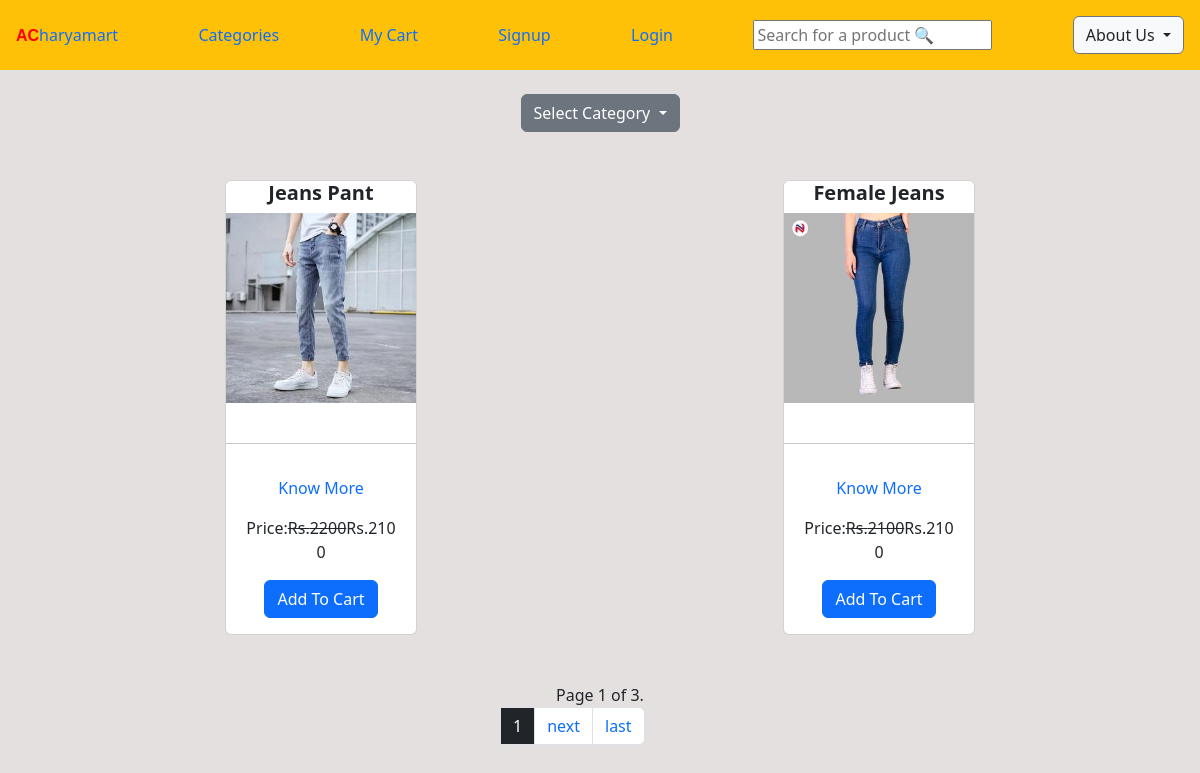
The app's page /categorical with its own data.
### ecomapp/models.py (models this page shows, shortened)
class Product(models.Model):
    title=models.CharField(max_length=100)
    slug=models.SlugField(unique=True)
    category=models.ForeignKey(Category,on_delete=models.CASCADE)
    image=ResizedImageField(size=[500, 300],upload_to='products')
    marked_price=models.PositiveBigIntegerField()
    selling_price=models.PositiveBigIntegerField()
    description=models.TextField()
    warranty=models.CharField(max_length=300,null=True,blank=True)
    return_policy=models.CharField(max_length=300,null=True,blank=True)
    view_count=models.PositiveBigIntegerField(default=0)

### ecomapp/views.py (the view)
# urls.py: path("categorical",CategoricalProductView.as_view(),name="categorical"),
class CategoricalProductView(EcomMixin,TemplateView):
    template_name="categoryproducts.html"
    def get_context_data(self,**kwargs):
        context=super().get_context_data(**kwargs)
        products=Product.objects.all()
        paginator=Paginator(products,2)
        page_number=self.request.GET.get('page')
        prod_list=paginator.get_page(page_number)
        context["prod_list"]=prod_list
        context["products"]=prod_list
        context["categories"]=Category.objects.all()
        return context

### ecomapp/views.py (called while the page is built)
    def dispatch(self, request, *args, **kwargs):
        cart_id = request.session.get("cart_id")
        if cart_id:
            cart_obj = Cart.objects.get(id=cart_id)
            if request.user.is_authenticated and request.user.customer:
                cart_obj.customer = request.user.customer
                cart_obj.save()
        return super().dispatch(request, *args, **kwargs)

### Templates/categoryproducts.html (shortened to what this page needs)
{% extends "base.html" %}
{% block content %}
<body>
    <div class="container">
        <br>
        <div class="dropdown text-center">
            <button class="btn btn-secondary dropdown-toggle" type="button" id="dropdownMenuButton" data-toggle="dropdown" aria-haspopup="true" aria-expanded="false">
              Select Category
            </button>
          </div>
        <div class="d-flex justify-content-around  flex-wrap">
            {% for product in products %}
            <div class="card mt-5" style="width: 12rem;">
                <h5 class="card-title text-center"><strong>{{product.title}}</strong></h5>
                <img src="{{product.image.url}}" class="img-fluid"></img><br>
                <hr>
                <div class="card-body text-center">
                    <p><a href="{% url 'ecomapp:productinfo' product.id %}">Know More</a></p>
                    <p>Price:<strike>Rs.{{product.marked_price}}</strike>Rs.{{product.selling_price}}</p>
                    <a class="btn btn-primary" href="{% url 'ecomapp:addtocart' product.id %}">Add To Cart</a>
                </div>
            </div>
            {% endfor %}
        </div>
    </div>
    <div class="text-center mt-5 ">
        <span class="current text-center">
          Page {{ prod_list.number }} of {{ prod_list.paginator.num_pages }}.
      </span>
        <div class="pagination  mx-auto mb-4" style="width: 200px;">
              <span class="current ">
                <li class="page-item page-link bg-dark text-white">{{ products.number }}</a></li>
              </span>
              {% if products.has_next %}
              <li class="page-item"><a  class="page-link" href="?page={{ products.next_page_number }}">next</a></li>
                  <li class="page-item"><a  class="page-link" href="?page={{ products.paginator.num_pages }}">last </a></li>
                  {% endif %}
      </div>
      </div>
</body>
{% endblock %}

### Templates/base.html (shortened to what this page needs)
<!DOCTYPE html>
<html lang="en">
<head>
    <link href="https://cdn.jsdelivr.net/npm/bootstrap@5.3.0-alpha1/dist/css/bootstrap.min.css" rel="stylesheet">
</head>
<body>
      <nav class="navbar navbar-collapse navbar-dark bg-warning p-3">
        <a href="{% url 'ecomapp:home' %}"><strong style="color:red; font-family:Impact, Haettenschweiler, 'Arial Narrow Bold', sans-serif">AC</strong><span>haryamart</span></a>
        <a href="{% url 'ecomapp:categorical' %}">Categories</a>
        <a href="{% url 'ecomapp:showcart' %}" >My  Cart </a>
        {% if request.user.customer %}
        <p>👤:  <a href="{% url 'ecomapp:profile' %}">{{request.user.customer.full_name}}</a></p>
        <a href="{% url 'ecomapp:signout' %}">Logout</a>
        {% else %}
        <a href="{% url 'ecomapp:signup' %}">Signup</a>
        <a href="{% url 'ecomapp:login' %}">Login</a>
        {% endif %}
          <form method="GET" action="/search">
          <input name="key" type="text"  placeholder="Search for a product 🔍" >
        </form>
        <div class="dropdown ">
          <button class="btn btn-secondary dropdown-toggle bg-light text-dark" type="button" id="dropdownMenuButton" data-toggle="dropdown" aria-haspopup="true" aria-expanded="false">
            About Us
          </button>
        </div>
      </nav>
      {% block content %}
      {% endblock %}
</body>
</html>

### Templates/base.html (style rules this page uses)
a { text-decoration: none; }

### Templates/categoryproducts.html (style rules this page uses)
body { background-color: rgb(229, 224, 224); }

### records on screen
Product: title "Jeans Pant", image (picture), marked_price "2200", selling_price "2100"
Product: title "Female Jeans", image (picture), marked_price "2100", selling_price "2100"

### other values on screen
{{ prod_list.number }} "1"
{{ prod_list.paginator.num_pages }} "3"
{{ products.number }} "1"
